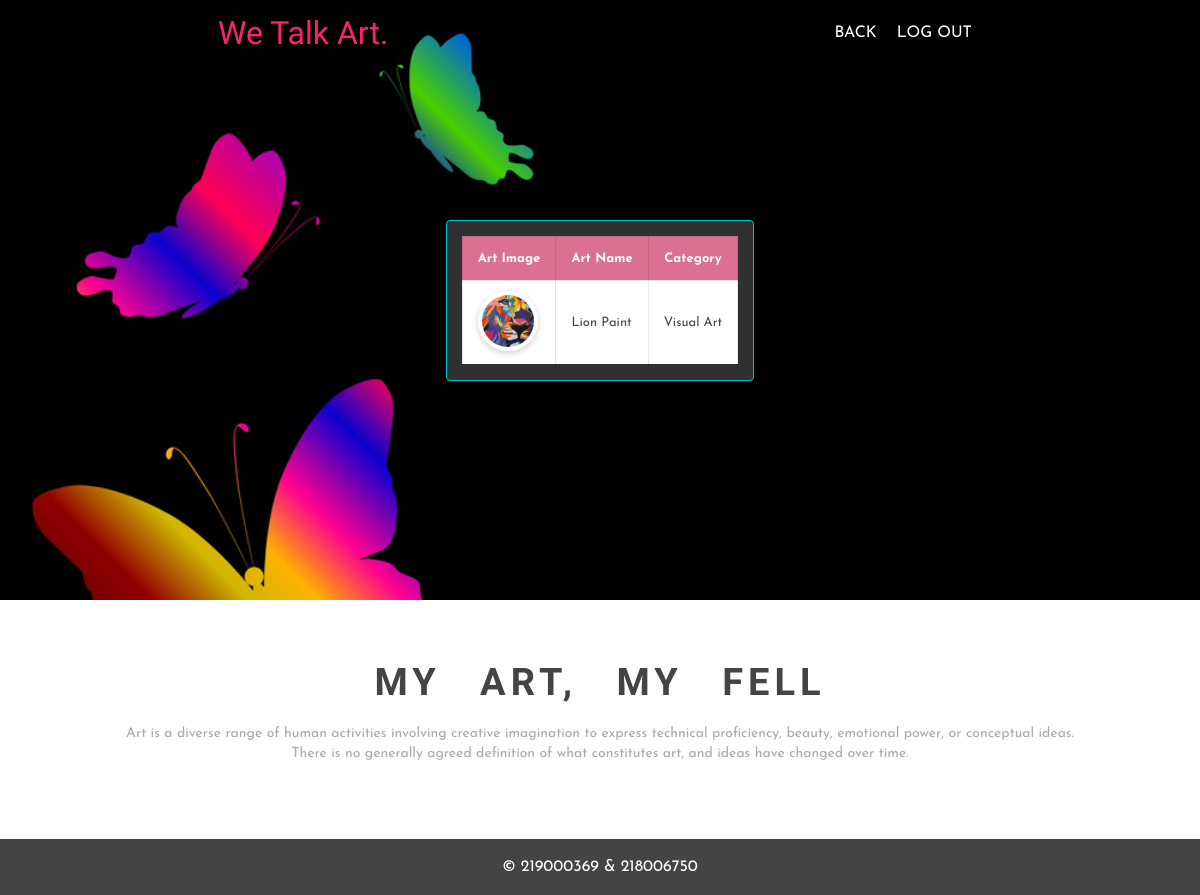
/details.php?Order_Id=35, run on the app's committed database.
### tables this page shows
CREATE TABLE `orders` (
  `Order_Id` int(17) NOT NULL,
  `ProductImage` text NOT NULL,
  `ProductName` varchar(23) NOT NULL,
  `ProductCategory` text NOT NULL
);

### details.php (the view, shortened to what this page needs)
<!DOCTYPE html>
<html lang="en">
<head>
	<link rel="stylesheet" href="cssres.css">
</head>
<body>
<div class="main_container" id="home">
	<div class="navbar">
		<div class="logo">
			<a href="#">We Talk Art.</a>
		</div>
		<div class="navbar_items">
			<ul>
                <li><a href="customersorders.php">Back</a></li>
				<li><a href="customerslogout.php">Log Out</a></li>
			</ul>
		</div>
	</div>
	<div class="banner_image">
    <div class="table_responsive">
      <form action="order.php" method="POST">
      <?php
include "db.php";
$sql = "SELECT * FROM orders WHERE Order_Id='" . $_GET["Order_Id"] . "'";
if($result = mysqli_query($conn, $sql)){
    if(mysqli_num_rows($result) > 0){
        echo "<table >";
        echo "<thead>";
            echo "<tr>";
                echo "<th>Art Image</th>";
                echo "<th>Art Name</th>";
                echo "<th>Category</th>";
            echo "</tr>";
            echo "</thead>";
        while($row = mysqli_fetch_array($result)){
            echo "<tbody>";
            echo "<tr>";
            $image = $row['ProductImage'];
             echo "<td><img src='images/$image' </td>";
                echo "<td>" . $row['ProductName'] . "</td>";
                echo "<td>" . $row['ProductCategory'] . "</td>";?>
           <?php echo "</tr>";
            echo "</tbody>";
        }
        echo "</table>";
    } else{
        echo "No records matching your query were found.";
    }
}
else{
    echo "ERROR: Could not able to execute $sql. " . mysqli_error($conn);
}
?>
    </div>
	</div>
	<div class="services" id="services">
		<h1 class="title">My Art, My Fell</h1>
		<p>Art is a diverse range of human activities involving creative imagination to express technical proficiency, beauty, emotional power, or conceptual ideas. There is no generally agreed definition of what constitutes art, and ideas have changed over time.</p>
	</div>
	<div class="footer">
		<a href="#">© 219000369&nbsp;&&nbsp;218006750</a>
	</div>
</div>
</body>
</html>

### cssres.css (style rules this page uses)
* { margin: 0; padding: 0; box-sizing: border-box; outline: none; list-style: none; text-decoration: none; font-family: 'Josefin Sans', sans-serif; }
html,body { display: grid; height: 100%; width: 100%; place-items: center; background: -webkit-linear-gradient(left, #ffffff, #ffffff); }
.table_responsive { max-width: 900px; max-height: 450px; border: 1px solid #00bcd4; background-color: #efefef33; padding: 15px; overflow: auto; margin: auto; border-radius: 4px; overflow-y: scroll; }
table { width: 100%; font-size: 13px; color: #444; white-space: nowrap; border-collapse: collapse; }
table>thead { background-color: palevioletred; color: #fff; }
table>thead th { padding: 15px; }
table th, table td { border: 1px solid #00000017; padding: 10px 15px; }
table>tbody>tr>td>img { display: inline-block; width: 60px; height: 60px; object-fit: cover; border-radius: 50%; border: 4px solid #fff; box-shadow: 0 2px 6px #0003; -webkit-transition: width 2s ease, height 2s ease; -moz-transition: width 2s ease, height 2s ease; -o-transition: width 2s ease, height 2s ease; -ms-transition: width 2s ease, height 2s ease; transition: width 2s ease, height 2s ease; }
table>tbody>tr { background-color: #fff; transition: 0.3s ease-in-out; }
h1.title { margin-bottom: 20px; color: #444444; font-family: 'Allura', cursive; text-transform: uppercase; font-size: 38px; word-spacing: 25px; letter-spacing: 5px; }
p { margin-bottom: 15px; font-size: 14px; line-height: 20px; color: #a9a9a9; }
.main_container { position: relative; }
.navbar { width: 100%; height: 65px; position: absolute; display: flex; justify-content: space-around; align-items: center; }
.logo a { font-family: 'Allura', cursive; font-size: 32px; color: #fb2274; }
.navbar_items ul { display: flex; }
.navbar_items ul li { margin: 0 10px; }
.navbar_items ul li a { text-transform: uppercase; color: #fff; }
.banner_image { background: url('images/black-background-with-a-butterfly-vector-1510387.jpg') no-repeat top center; background-size: cover; width: 100%; height: 600px; display: flex; justify-content: center; align-items: center; }
.about, .services, .contactus, .ourteam { text-align: center; padding: 5% 10%; }
.footer { width: 100%; text-align: center; background: #444444; padding: 20px 0; }
.footer a { color: #fff; }

### data on the page
orders: ProductImage (picture), ProductName "Lion Paint", ProductCategory "Visual Art"
